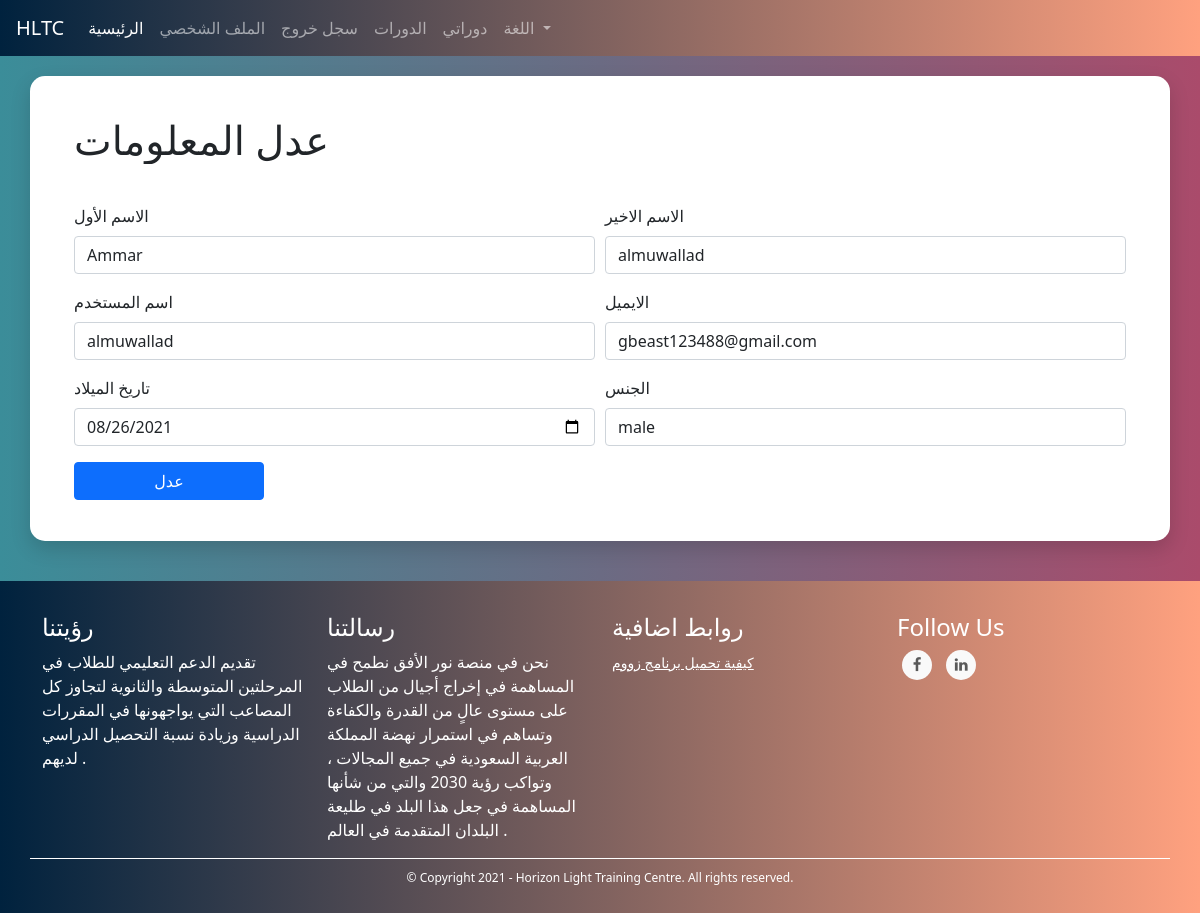
The app's page /students/profile/edit (signed in), older data.
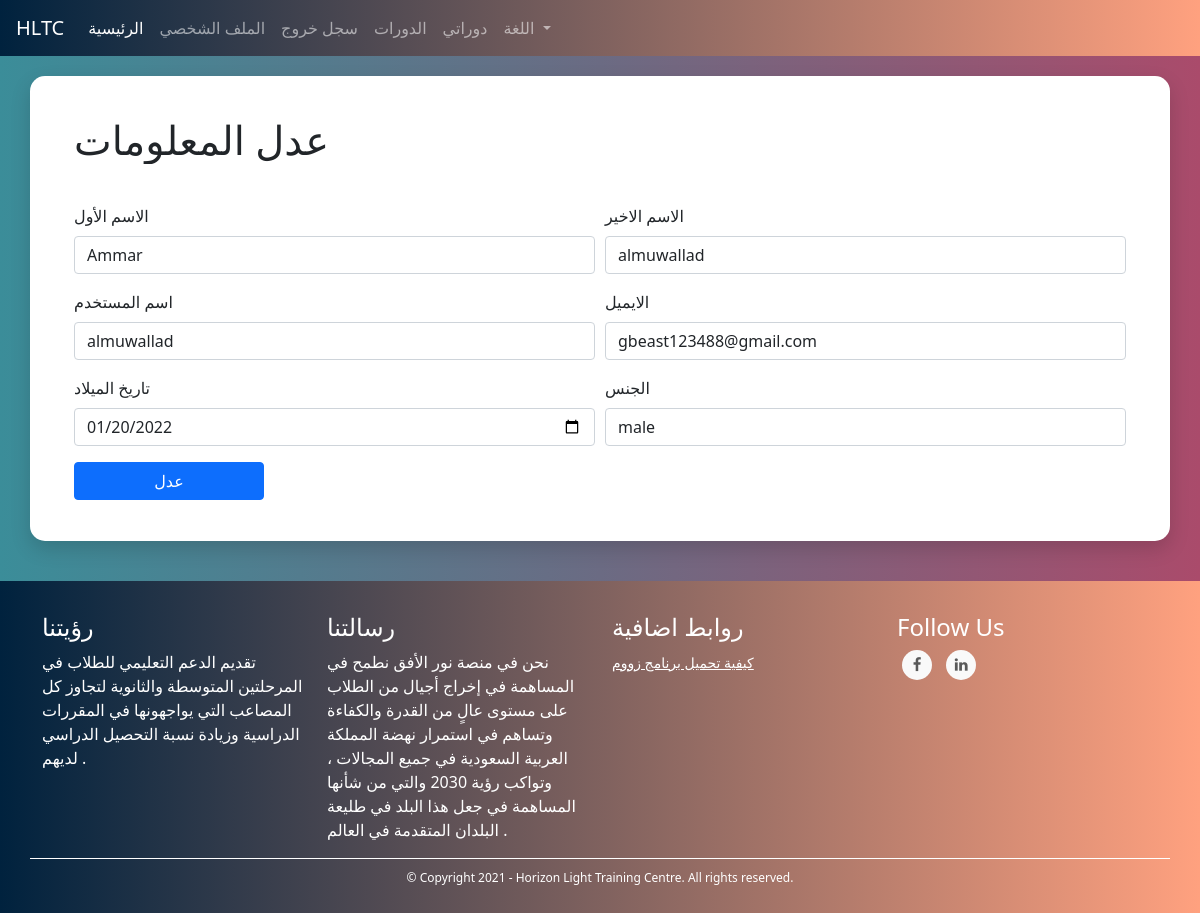
The same page, newer data.
### TUTOR/models.py (models this page shows, shortened)
class StudentDataModel(db.Model):
    id = db.Column(db.Integer, primary_key=True)
    date_of_birth = db.Column(db.DateTime, nullable=False)
    user_id = db.Column(db.Integer, db.ForeignKey('user_model.id'))
    courses = db.relationship('CourseModel', secondary=courses, lazy='subquery',
        backref=db.backref('students', lazy=True))

### TUTOR/STUDENTS/routes.py (the view)
@students_blueprint.route("/students/profile/edit", methods=["GET", "POST"])
@login_required(["student"])
def edit_profile():
    student_data_model = current_user.student_data_model
    form = StudentEditProfileForm()
    if form.validate_on_submit():
        current_user.username = form.username.data
        current_user.first_name = form.first_name.data
        current_user.last_name = form.last_name.data
        student_data_model.date_of_birth = form.date_of_birth.data
        current_user._gender = bool(int(form.gender.data))
        db.session.commit()
        if form.email.data != current_user.email:
            new_email = form.email.data
            serialized_id_and_email = current_user.get_email_change_token(new_email=new_email)
            send_email_change_request_email(new_email, serialized_id_and_email)
        return redirect(url_for("students_blueprint.profile"))
    elif request.method == "GET":
        form.username.data = current_user.username
        form.first_name.data = current_user.first_name
        form.last_name.data = current_user.last_name
        form.email.data = current_user.email
        form.date_of_birth.data = student_data_model.date_of_birth
        form.gender.choices = put_current_choice_first(form.gender.choices, str(int(current_user._gender)))
    return render_template('students/new_edit_profile.html', form=form, gender_choices=form.gender.choices)

### TUTOR/STUDENTS/forms.py (shortened to what this page needs)
class StudentEditProfileForm(FlaskForm):
    first_name = wtforms.StringField("first name", validators=[length(max=128), DataRequired()])
    last_name = wtforms.StringField("last name", validators=[length(max=128), DataRequired()])
    username = wtforms.StringField("username", validators=[length(max=20), DataRequired()])
    email = wtforms.StringField("email", validators=[length(min=3, max=255), DataRequired()])
    date_of_birth = DateField("age", format="%Y-%m-%d", validators=[DataRequired()])
    gender = wtforms.SelectField("gender", choices=genders, validators=[DataRequired()])
    submit = wtforms.SubmitField("Edit")

### TUTOR/STUDENTS/routes.py (called while the page is built)
@students_blueprint.context_processor
def utility_processor():
    return dict(get_language_text=LngObj.get_language_text, get_current_page_language_list=LngObj.get_current_page_language_list, languages=LANGUAGES, admin_types=ADMIN_TYPES, settings=SiteSettingsModel.instance())

### TUTOR/models.py (called while the page is built)
@login_manager.user_loader
def load_user(user_id):
    return UserModel.query.get(int(user_id))

    @classmethod
    def instance(cls):
        return cls.query.get(1)

### TUTOR/templates/students/new_edit_profile.html (shortened to what this page needs)
{% extends "template.html" %}
{% block content %}
    <link rel="stylesheet" href="{{ url_for('static', filename='css/students/registrationForm.css') }}">
<div class="container parent-cont">
    <div class="row justify-content-center parent-row">
    <div class="col-sm-8 parent-col">
    <form action="" method="POST" enctype="multipart/form-data" class="container my-cont">
        <div class="form-fields-wrapper">
        <div class="form-row my-row">
            <div class='col-12'>
                <h1 id="title">
                    عدل المعلومات
                </h1>
            </div>
        </div>
        <div class="form-row my-row">
            <div class="form-group col-sm-6">
                <label for="{{ form.first_name.id }}">الاسم الأول</label>
                {{ form.first_name(class="form-control") }}
            </div>
            <div class="form-group col-sm-6">
                <label for="{{ form.last_name.id }}">الاسم الاخير</label>
                {{ form.last_name(class="form-control") }}
            </div>
        </div>
        <div class="form-row my-row">
            <div class="form-group col-sm-6">
                <label for="{{ form.username.id }}">اسم المستخدم</label>
                {{ form.username(class="form-control") }}
            </div>
            <div class="form-group col-sm-6">
                <label for="{{ form.email.id }}">الايميل</label>
                {{ form.email(class="form-control") }}
            </div>
        </div>
        <div class="form-row my-row">
            <div class="form-group col-sm-6">
                <label for="{{ form.date_of_birth.id }}">تاريخ الميلاد</label>
                {{ form.date_of_birth(class="form-control") }}
            </div>
            <div class="form-group col-sm-6">
                <label for="{{ form.gender.id }}">الجنس</label>
                {{ form.gender(class="form-control") }}
            </div>
        </div>
        <div class="form-row my-row">
            <div class='col-12'>
                {{ form.submit(class="btn btn-primary submit", value="عدل") }}
            </div>
        </div>
        <div class="form-row my-row">
            <div class='col-12'>
            </div>
        </div>
    </div>
    </form>
</div>
</div>
</div>
{% endblock %}

Row changes from the older to the newer data that the page shows:
changed StudentDataModel: date_of_birth "08/26/2021" → "01/20/2022"
